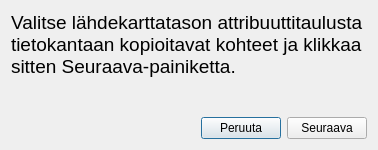
<?xml version="1.0" encoding="UTF-8"?>
<ui version="4.0">
 <class>DialogChooseFeatures</class>
 <widget class="QDialog" name="DialogChooseFeatures">
  <property name="geometry">
   <rect>
    <x>0</x>
    <y>0</y>
    <width>378</width>
    <height>150</height>
   </rect>
  </property>
  <property name="windowTitle">
   <string>Kopioi lähdeaineistoa tietokantaan (vaihe 2/3)</string>
  </property>
  <layout class="QVBoxLayout" name="verticalLayout_2">
   <item>
    <layout class="QVBoxLayout" name="verticalLayout">
     <item>
      <widget class="QLabel" name="label">
       <property name="font">
        <font>
         <pointsize>14</pointsize>
        </font>
       </property>
       <property name="text">
        <string>Valitse lähdekarttatason attribuuttitaulusta tietokantaan kopioitavat kohteet ja klikkaa sitten Seuraava-painiketta.</string>
       </property>
       <property name="wordWrap">
        <bool>true</bool>
       </property>
      </widget>
     </item>
     <item>
      <spacer name="verticalSpacer">
       <property name="orientation">
        <enum>Qt::Vertical</enum>
       </property>
       <property name="sizeHint" stdset="0">
        <size>
         <width>20</width>
         <height>40</height>
        </size>
       </property>
      </spacer>
     </item>
     <item>
      <layout class="QHBoxLayout" name="horizontalLayout">
       <item>
        <spacer name="horizontalSpacer">
         <property name="orientation">
          <enum>Qt::Horizontal</enum>
         </property>
         <property name="sizeHint" stdset="0">
          <size>
           <width>40</width>
           <height>20</height>
          </size>
         </property>
        </spacer>
       </item>
       <item>
        <widget class="QPushButton" name="pushButtonCancel">
         <property name="text">
          <string>Peruuta</string>
         </property>
        </widget>
       </item>
       <item>
        <widget class="QPushButton" name="pushButtonNext">
         <property name="text">
          <string>Seuraava</string>
         </property>
        </widget>
       </item>
      </layout>
     </item>
    </layout>
   </item>
  </layout>
 </widget>
 <resources/>
 <connections/>
</ui>
